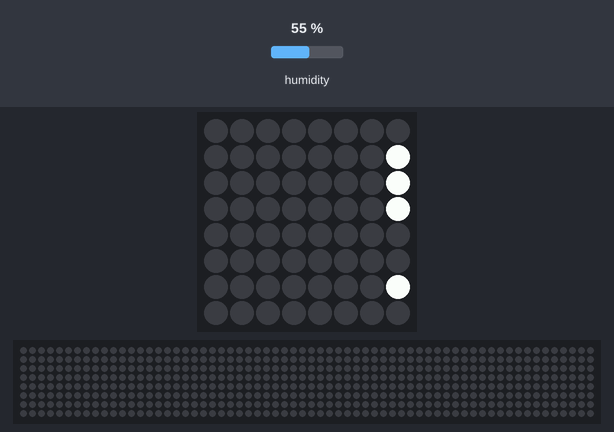
Recording of a program running on a simulated Raspberry Pi (BCM pin numbers) with a Sense HAT. Parts: the Sense HAT's 8×8 RGB LED matrix, a strip that is not on the board, showing the scrolling text unrolled. The inputs (shaded band) are chosen by the test bench; at power-on: humidity 55 %. The 64×8 strip is a reading aid, not a part: it shows the text the matrix is scrolling, unrolled, one strip-width of it at a time; what the program prints to the terminal is not drawn.

Above: at 0.17 s.
At 4.7 s:
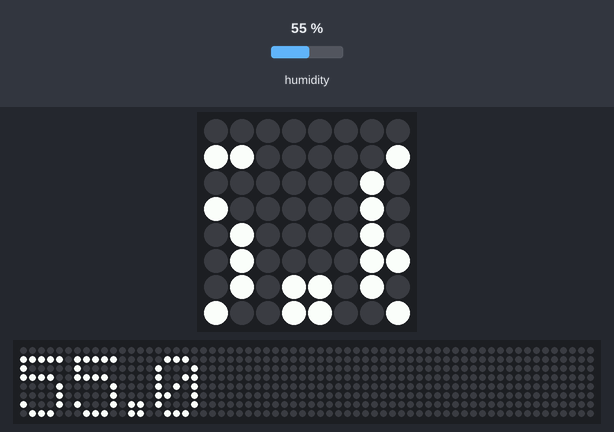
At 9.33 s:
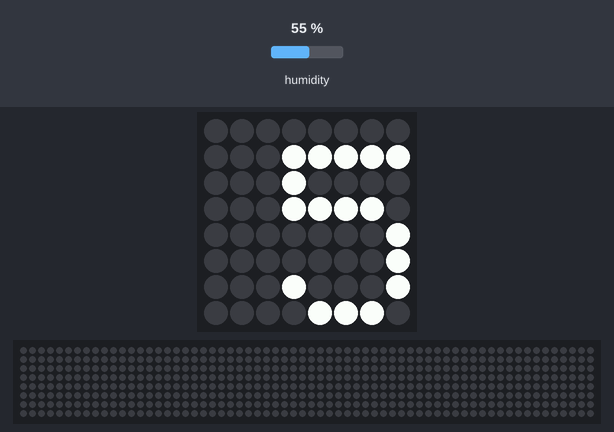
At 20.41 s:
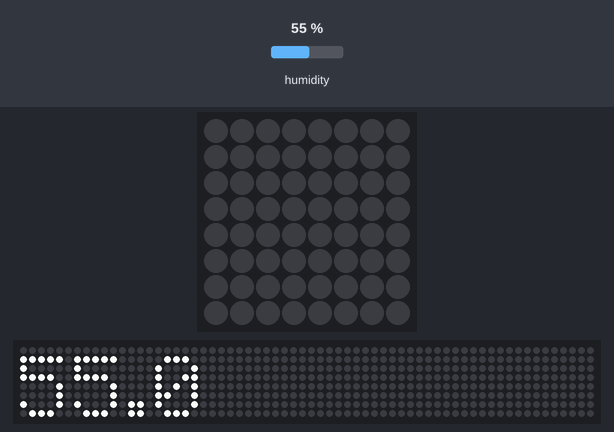
At 30.18 s:
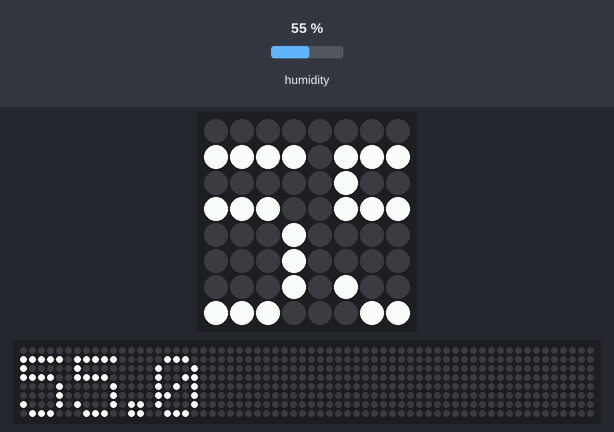
At 39.95 s:
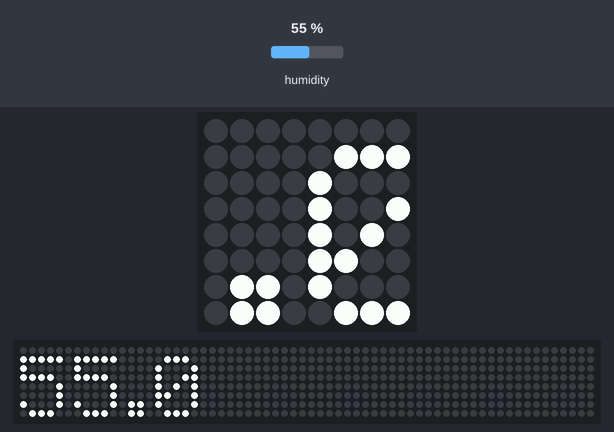

The program:

humidity.py
```python
import atexit
from sense_hat import SenseHat


sense = SenseHat()
humidity = sense.get_humidity()
humidity = round(humidity, 1)

sense.set_rotation(180)


def exit_handler():
    print("exiting program...")
    sense.clear()


def main():
    print("starting humidity reader...")

    while True:
        sense.show_message(str(humidity))


atexit.register(exit_handler)

main()
```
